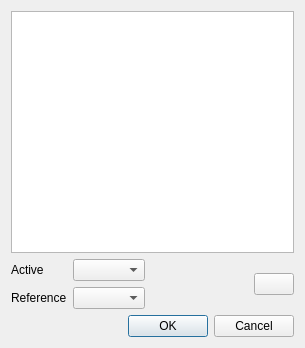
<?xml version="1.0" encoding="UTF-8"?>
<ui version="4.0">
 <class>VotingSettingsDialog</class>
 <widget class="QDialog" name="VotingSettingsDialog">
  <property name="geometry">
   <rect>
    <x>0</x>
    <y>0</y>
    <width>305</width>
    <height>348</height>
   </rect>
  </property>
  <property name="windowTitle">
   <string>Voting Settings</string>
  </property>
  <layout class="QGridLayout" name="gridLayout">
   <item row="0" column="0">
    <widget class="QTextEdit" name="textVotings"/>
   </item>
   <item row="1" column="0">
    <layout class="QHBoxLayout" name="horizontalLayout_3">
     <item>
      <layout class="QVBoxLayout" name="verticalLayout">
       <item>
        <layout class="QHBoxLayout" name="horizontalLayout">
         <item>
          <widget class="QLabel" name="label">
           <property name="text">
            <string>Active</string>
           </property>
          </widget>
         </item>
         <item>
          <widget class="QComboBox" name="cmbActive"/>
         </item>
        </layout>
       </item>
       <item>
        <layout class="QHBoxLayout" name="horizontalLayout_2">
         <item>
          <widget class="QLabel" name="label_2">
           <property name="text">
            <string>Reference</string>
           </property>
          </widget>
         </item>
         <item>
          <widget class="QComboBox" name="cmbReference"/>
         </item>
        </layout>
       </item>
      </layout>
     </item>
     <item>
      <spacer name="horizontalSpacer">
       <property name="orientation">
        <enum>Qt::Horizontal</enum>
       </property>
       <property name="sizeHint" stdset="0">
        <size>
         <width>68</width>
         <height>20</height>
        </size>
       </property>
      </spacer>
     </item>
     <item>
      <widget class="QPushButton" name="btnAddVoting">
       <property name="text">
        <string/>
       </property>
       <property name="icon">
        <iconset>
         <normaloff>../../../../../usr/share/icons/oxygen/32x32/actions/address-book-new.png</normaloff>../../../../../usr/share/icons/oxygen/32x32/actions/address-book-new.png</iconset>
       </property>
       <property name="iconSize">
        <size>
         <width>32</width>
         <height>32</height>
        </size>
       </property>
      </widget>
     </item>
    </layout>
   </item>
   <item row="2" column="0">
    <widget class="QDialogButtonBox" name="buttonBox">
     <property name="orientation">
      <enum>Qt::Horizontal</enum>
     </property>
     <property name="standardButtons">
      <set>QDialogButtonBox::Cancel|QDialogButtonBox::Ok</set>
     </property>
    </widget>
   </item>
  </layout>
 </widget>
 <resources/>
 <connections>
  <connection>
   <sender>buttonBox</sender>
   <signal>accepted()</signal>
   <receiver>VotingSettingsDialog</receiver>
   <slot>accept()</slot>
   <hints>
    <hint type="sourcelabel">
     <x>227</x>
     <y>326</y>
    </hint>
    <hint type="destinationlabel">
     <x>157</x>
     <y>274</y>
    </hint>
   </hints>
  </connection>
  <connection>
   <sender>buttonBox</sender>
   <signal>rejected()</signal>
   <receiver>VotingSettingsDialog</receiver>
   <slot>reject()</slot>
   <hints>
    <hint type="sourcelabel">
     <x>295</x>
     <y>332</y>
    </hint>
    <hint type="destinationlabel">
     <x>286</x>
     <y>274</y>
    </hint>
   </hints>
  </connection>
  <connection>
   <sender>btnAddVoting</sender>
   <signal>clicked()</signal>
   <receiver>VotingSettingsDialog</receiver>
   <slot>OnAddVoting()</slot>
   <hints>
    <hint type="sourcelabel">
     <x>265</x>
     <y>264</y>
    </hint>
    <hint type="destinationlabel">
     <x>202</x>
     <y>238</y>
    </hint>
   </hints>
  </connection>
 </connections>
 <slots>
  <slot>OnAddVoting()</slot>
 </slots>
</ui>
